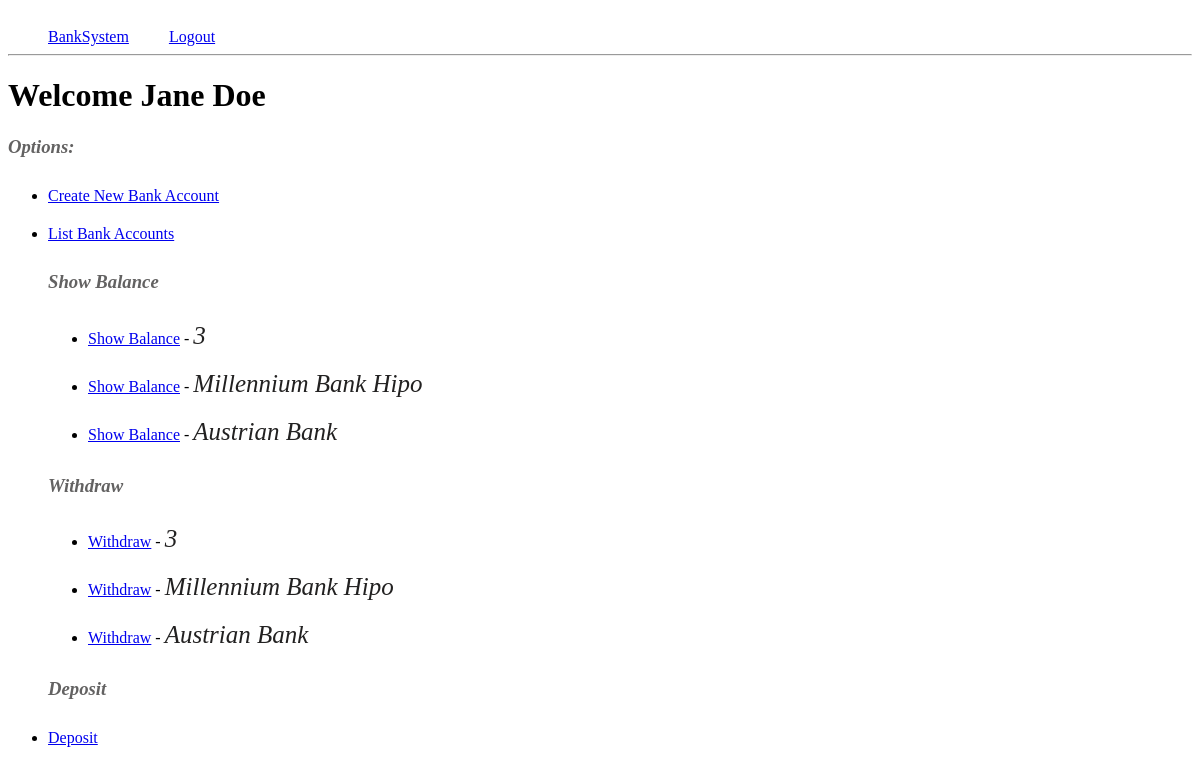
Page /dashboard/ (signed in) on the committed database.
### banksystem/models.py (models this page shows, shortened)
class Customer(models.Model):
    name = models.CharField(max_length=255)
    user = models.OneToOneField(User, on_delete=models.CASCADE)
    address = models.TextField()
    phone_number = models.CharField(max_length=15)
    initial_balance = models.DecimalField(max_digits=10, decimal_places=2)
    """
    String representation of the customer.
    """

class BankAccount(models.Model):
    customer = models.ForeignKey(Customer, on_delete=models.CASCADE)
    account_number = models.CharField(max_length=20, unique=True)
    balance = models.DecimalField(max_digits=10, decimal_places=2)

### banksystem/views.py (the view)
# urls.py: path("dashboard/", customer_dashboard, name="customer_dashboard"),
@login_required(login_url="/login")
def customer_dashboard(request):
    try:
        customer = request.user.customer
    except Customer.DoesNotExist:
        return redirect("login")
    accounts = BankAccount.objects.filter(customer=customer)
    show_balance_urls = {}
    for account in accounts:
        account_number = account.account_number
        show_balance_url = reverse(
            "show_balance", kwargs={"account_number": str(account_number)}
        )
        show_balance_urls[account_number] = show_balance_url
    return render(
        request,
        "dashboard.html",
        {
            "customer": customer,
            "accounts": accounts,
            "show_balance_urls": show_balance_urls,
        },
    )

### banksystem/templatetags/custom_filters.py (called while the page is built)
@register.filter
def get_show_balance_url(account_number):
    return reverse("show_balance", kwargs={"account_number": account_number})

### templates/dashboard.html (shortened to what this page needs)
{% load custom_filters %}
<html>
  <head>
    <link
      rel="stylesheet"
      href="https://dhbhdrzi4tiry.cloudfront.net/cdn/sites/foundation.min.css"
    />
    <link rel="stylesheet" href="../../static/style.css" />
  </head>
  <div class="row logout-div">
    <a class="" href="{% url ''%}">BankSystem</a>
    <a class="logout" href="{% url 'user-logout'%}">Logout</a>
  </div>
  <hr />
  <div class="row small-up-1 medium-up-2 large-up-3">
    <h1>Welcome {{ customer.name }}</h1>
    <h3 class="options">Options:</h3>
    <ul class="options-list">
      <li><a href="{% url 'create_account' %}">Create New Bank Account</a></li>
      <li><a href="{% url 'list_bank_accounts' %}">List Bank Accounts</a></li>
      <h3 class="options">Show Balance</h3>
      {% for account in accounts %}
      <li class="show-balance-list">
        <a href="{{ account.account_number|get_show_balance_url }}"
          >Show Balance</a
        >
        - <span class="account-name">{{ account.account_number }}</span>
      </li>
      {% endfor %}
      <h3 class="options">Withdraw</h3>
      {% for account in accounts %}
      <li class="show-balance-list">
        <a href="{% url 'withdraw' account_number=account.account_number %}"
          >Withdraw</a
        >
        - <span class="account-name">{{ account.account_number }}</span>
      </li>
      {% endfor %}
      <h3 class="options">Deposit</h3>
      <li><a href="{% url 'deposit' %}">Deposit</a></li>
    </ul>
  </div>
</html>

### static/style.css (style rules this page uses)
.logout { text-align: right; }
.logout-div { display: flex; justify-content: flex-start; padding: 20px 0 0 0; }
.logout-div a { padding: 0 0 0 40px; }
.options { font-style: italic; color: #636262; }
.options-list { padding: 0 0 0 40px; }
.options-list li { padding: 10px 0 10px 0; }
.account-name { font-size: 20px; font-style: italic; color: #8a8a8a; }
.show-balance-list { margin: 0 0 0 40px; }
.account-name { color: #222121; font-size: 25px; }

### rows in the picture
Customer: name "Jane Doe"
BankAccount: account_number "3"
BankAccount: account_number "Millennium Bank Hipo"
BankAccount: account_number "Austrian Bank"
